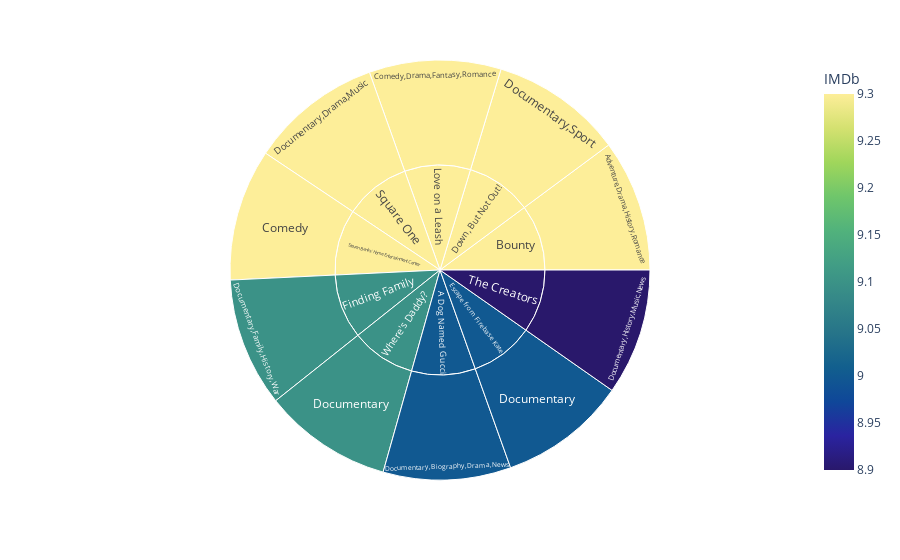

The notebook cell this image was saved under:
### Code cell
sunburst(df_movie,'Prime Video','haline')

### Figure 1 — Plotly figure (JSON) as saved in the notebook; plotly's stock layout.template omitted (floating-point values rounded to 4 significant figures)
{"data": [{"branchvalues": "total", "customdata": [[9.3], [9.3], [9.3], [9], [9.1], [9], [9.3], [9.1], [8.9], [9.3], [9], [9.3], [9.3], [9], [9.1], [9.3], [9.3], [9.3], [8.9], [9.1]], "domain": {"x": [0, 1], "y": [0, 1]}, "hovertemplate": "labels=%{label}<br>IMDb_sum=%{value}<br>parent=%{parent}<br>id=%{id}<br>IMDb=%{color}<extra></extra>", "ids": ["Bounty/Adventure,Drama,History,Romance", "Steven Banks: Home Entertainment Center/Comedy", "Love on a Leash/Comedy,Drama,Fantasy,Romance", "Escape from Firebase Kate/Documentary", "Where's Daddy?/Documentary", "A Dog Named Gucci/Documentary,Biography,Drama,News", "Square One/Documentary,Drama,Music", "Finding Family/Documentary,Family,History,War", "The Creators/Documentary,History,Music,News", "Down, But Not Out!/Documentary,Sport", "A Dog Named Gucci", "Bounty", "Down, But Not Out!", "Escape from Firebase Kate", "Finding Family", "Love on a Leash", "Square One", "Steven Banks: Home Entertainment Center", "The Creators", "Where's Daddy?"], "labels": ["Adventure,Drama,History,Romance", "Comedy", "Comedy,Drama,Fantasy,Romance", "Documentary", "Documentary", "Documentary,Biography,Drama,News", "Documentary,Drama,Music", "Documentary,Family,History,War", "Documentary,History,Music,News", "Documentary,Sport", "A Dog Named Gucci", "Bounty", "Down, But Not Out!", "Escape from Firebase Kate", "Finding Family", "Love on a Leash", "Square One", "Steven Banks: Home Entertainment Center", "The Creators", "Where's Daddy?"], "marker": {"coloraxis": "coloraxis", "colors": [9.3, 9.3, 9.3, 9, 9.1, 9, 9.3, 9.1, 8.9, 9.3, 9, 9.3, 9.3, 9, 9.1, 9.3, 9.3, 9.3, 8.9, 9.1]}, "name": "", "parents": ["Bounty", "Steven Banks: Home Entertainment Center", "Love on a Leash", "Escape from Firebase Kate", "Where's Daddy?", "A Dog Named Gucci", "Square One", "Finding Family", "The Creators", "Down, But Not Out!", "", "", "", "", "", "", "", "", "", ""], "type": "sunburst", "values": [9.3, 9.3, 9.3, 9, 9.1, 9, 9.3, 9.1, 8.9, 9.3, 9, 9.3, 9.3, 9, 9.1, 9.3, 9.3, 9.3, 8.9, 9.1]}], "layout": {"coloraxis": {"colorbar": {"title": {"text": "IMDb"}}, "colorscale": [[0, "rgb(41, 24, 107)"], [0.09091, "rgb(42, 35, 160)"], [0.1818, "rgb(15, 71, 153)"], [0.2727, "rgb(18, 95, 142)"], [0.3636, "rgb(38, 116, 137)"], [0.4545, "rgb(53, 136, 136)"], [0.5455, "rgb(65, 157, 133)"], [0.6364, "rgb(81, 178, 124)"], [0.7273, "rgb(111, 198, 107)"], [0.8182, "rgb(160, 214, 91)"], [0.9091, "rgb(212, 225, 112)"], [1, "rgb(253, 238, 153)"]]}, "legend": {"tracegroupgap": 0}, "margin": {"t": 60}}}
